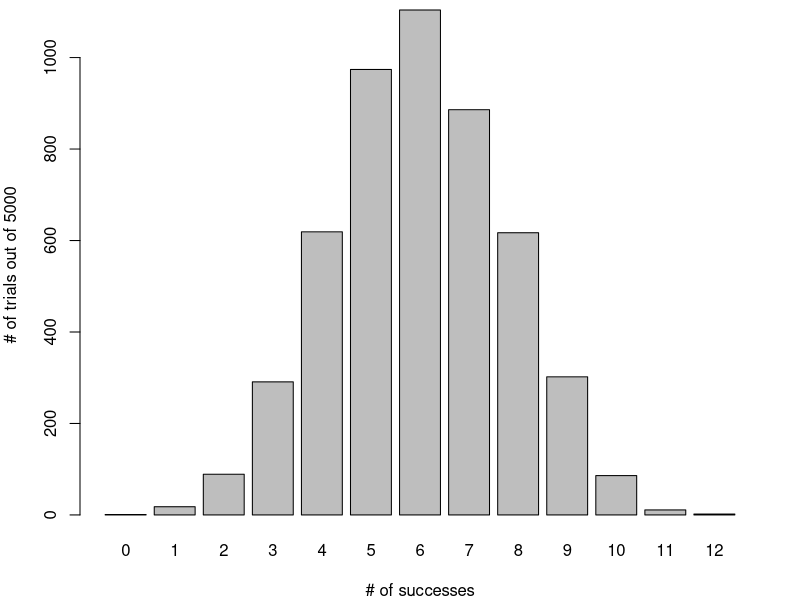
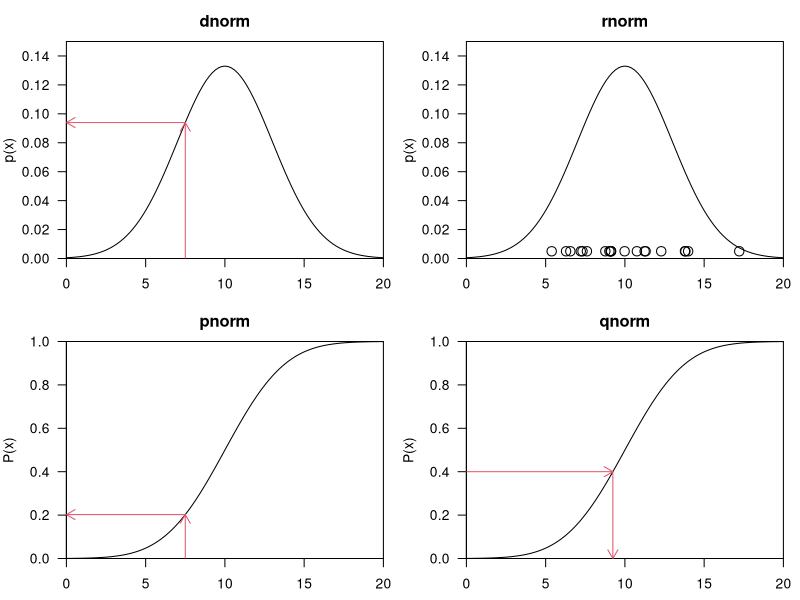
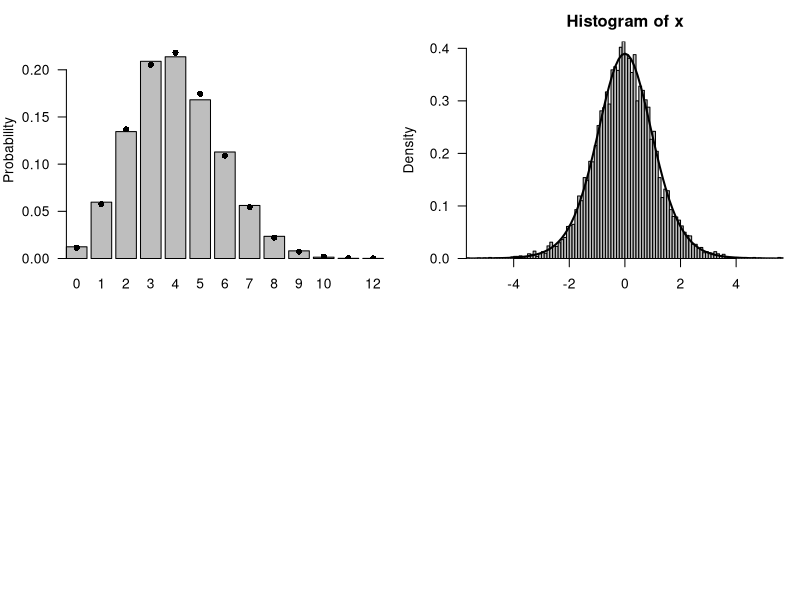

Source code (R) for these figures, in order:
## ---- chunk 1
par(mar = c(4.0,4.0,0.5,2))
set.seed(1)
plot(factor(rbinom(5000,size=12,prob=0.5)), xlab="# of successes",
     ylab="# of trials out of 5000")
## ---- chunk 2
par(mfrow = c(2,2), mar = c(2.5,4,2.5,1), mgp = c(3,1,0), las = 1, xaxs = "i", yaxs = "i")
mu = 10
sd = 3
x = 7.5
P = 0.4
# dnorm
curve(dnorm(x,mu,sd),0,20, ylab = "p(x)", main = "dnorm", ylim = c(0,0.15))
arrows(x,0,x,dnorm(x,mu,sd), length = 0.1, col = 2)
arrows(x,dnorm(x,mu,sd), 0, dnorm(x,mu,sd), length = 0.1, col = 2)

# rnorm
curve(dnorm(x,mu,sd),0,20, ylab = "p(x)", main = "rnorm", ylim = c(0,0.15))
set.seed(0)
sample = rnorm(20, mu, sd)
points(sample, rep(0.005, 20), cex = 1.5)

# pnorm
curve(pnorm(x,mu,sd),0,20, ylab = "P(x)", main = "pnorm", ylim = c(0,1))
arrows(x,0,x,pnorm(x,mu,sd), length = 0.1, col = 2)
arrows(x,pnorm(x,mu,sd), 0, pnorm(x,mu,sd), length = 0.1, col = 2)

# qnorm
curve(pnorm(x,mu,sd),0,20, ylab = "P(x)", main = "qnorm", ylim = c(0,1))
arrows(0,P, qnorm(P,mu,sd),P, length = 0.1, col = 2)
arrows(qnorm(P,mu,sd),P, qnorm(P,mu,sd), 0, length = 0.1, col = 2)
## ---- chunk 3
N=20; p=0.2
x = rbinom(10000,prob=p,size=N)
tx = table(factor(x,levels=0:12))/10000
b1 = barplot(tx,ylim=c(0,0.23),ylab="Probability")
points(b1,dbinom(0:12,prob=p,size=N),pch=16)
## ---- chunk 4
var_vals=1/rgamma(10000,shape=5,scale=1/5)
sd_vals = sqrt(var_vals)
x = rnorm(10000,mean=0,sd=sd_vals)
hist(x,prob=TRUE,breaks=100,col="gray")
curve(dt(x,df=11),add=TRUE,lwd=2)
